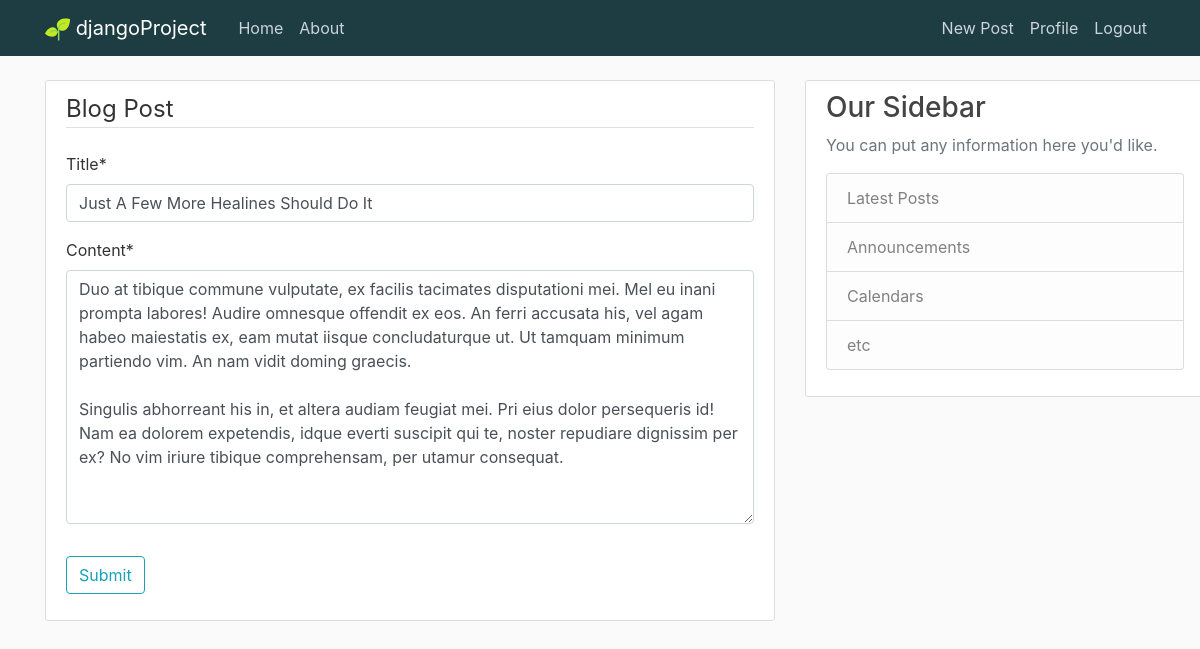
The app's page /post/26/update/ (signed in) with its own data.
### App01/models.py (models this page shows, shortened)
class Post (models.Model):
    title = models.CharField(max_length =  100)
    content = models.TextField()
    date_posted = models.DateTimeField(default =  timezone.now)
    author = models.ForeignKey(User, on_delete=models.CASCADE)

### App01/views.py (the view, shortened to what this page needs)
# urls.py: path('post/<int:pk>/update/', PostUpdateView.as_view(), name = 'post-update' ),
class PostUpdateView(UserPassesTestMixin, UpdateView):  #UserPassesTestMixin to see whether a user passes an auth test
    model = Post
    fields = ['title','content']
    def test_func(self): # Checking
        post = self.get_object()
        if self.request.user == post.author: #Checking author - user
            return True
        else :
            return False

### App01/templates/App01/post_form.html (shortened to what this page needs)
{% extends "App01/base.html" %}
{% load crispy_forms_tags %}
{%block content%}
    <div class= "content-section">
        <form method = "POST" enctype="multipart/form-data">
            <fieldset class = "form-group">
                    <legend class = "border-bottom mb-4">Blog Post</legend>
                    {{form | crispy }}
            </fieldset>
            <div class = "form-group">
                <button class = "btn btn-outline-info" type = "submit">Submit</button>
            </div>
        </form>
    </div>
{% endblock content%}

### App01/static/App01/main.css (style rules this page uses)
body { background: #fafafa; color: #333333; margin-top: 5rem; }
.content-section { background: #ffffff; padding: 10px 20px; border: 1px solid #dddddd; border-radius: 3px; margin-bottom: 20px; word-wrap: break-word; overflow-wrap: break-word; overflow: hidden; max-width: 800px; min-width: 400px; }

### records on screen
Post: title "Just A Few More Healines Should Do It", content "Duo at tibique commune vulputate, ex facilis tacimates disputationi mei. Mel eu inani prompta labores! Audire omnesque offendit ex eos. An ferri accusata his, vel agam habeo maiestatis ex, eam mutat iisque concludaturque ut. Ut tamquam minimum partiendo vim. An nam vidit doming graecis. Singulis abhorreant his in, et altera audiam feugiat mei. Pri eius dolor persequeris id! Nam ea dolorem expetendis, idque everti suscipit qui te, noster repudiare dignissim per ex? No vim iriure tibique comprehensam, per utamur consequat."
